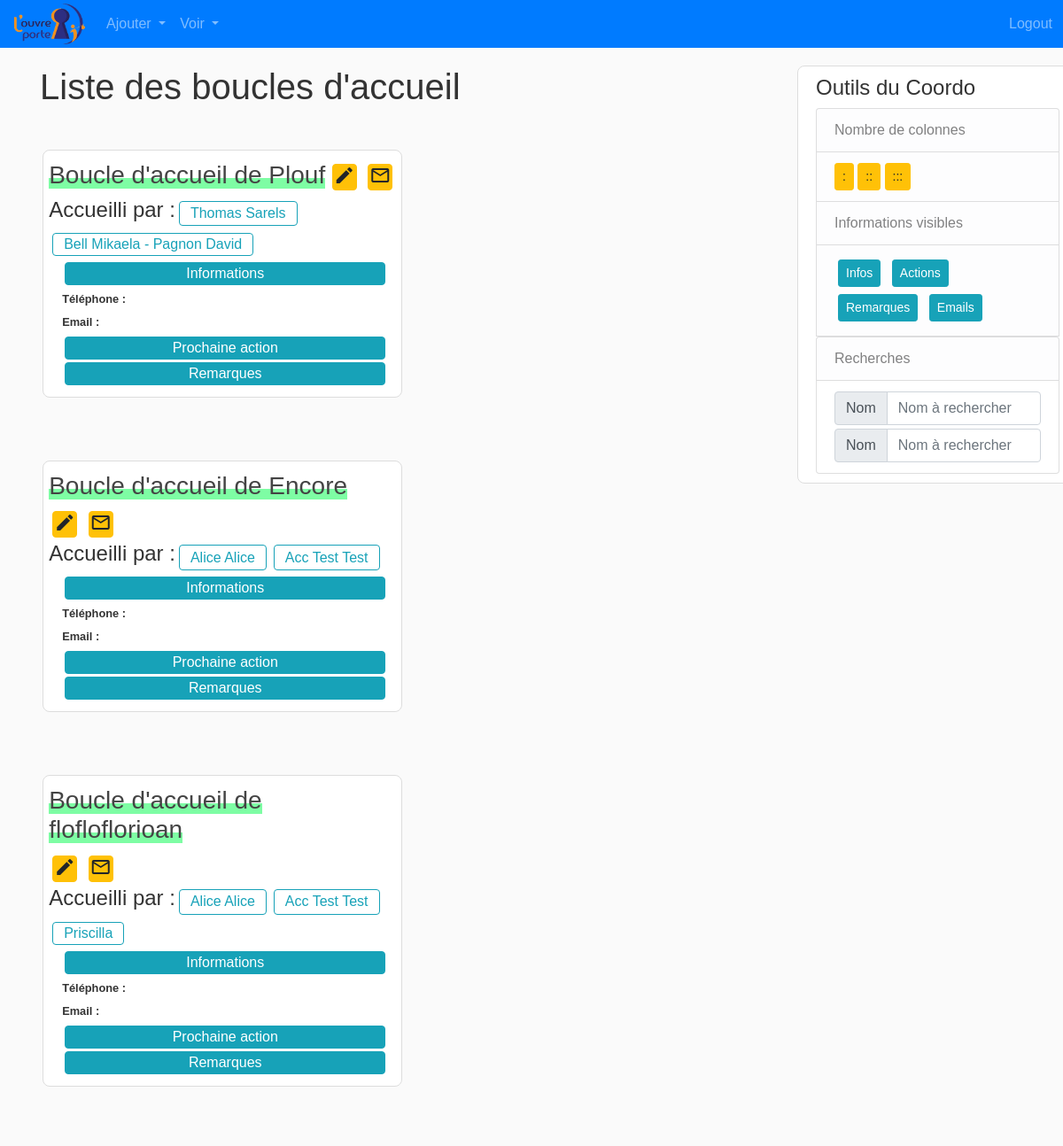
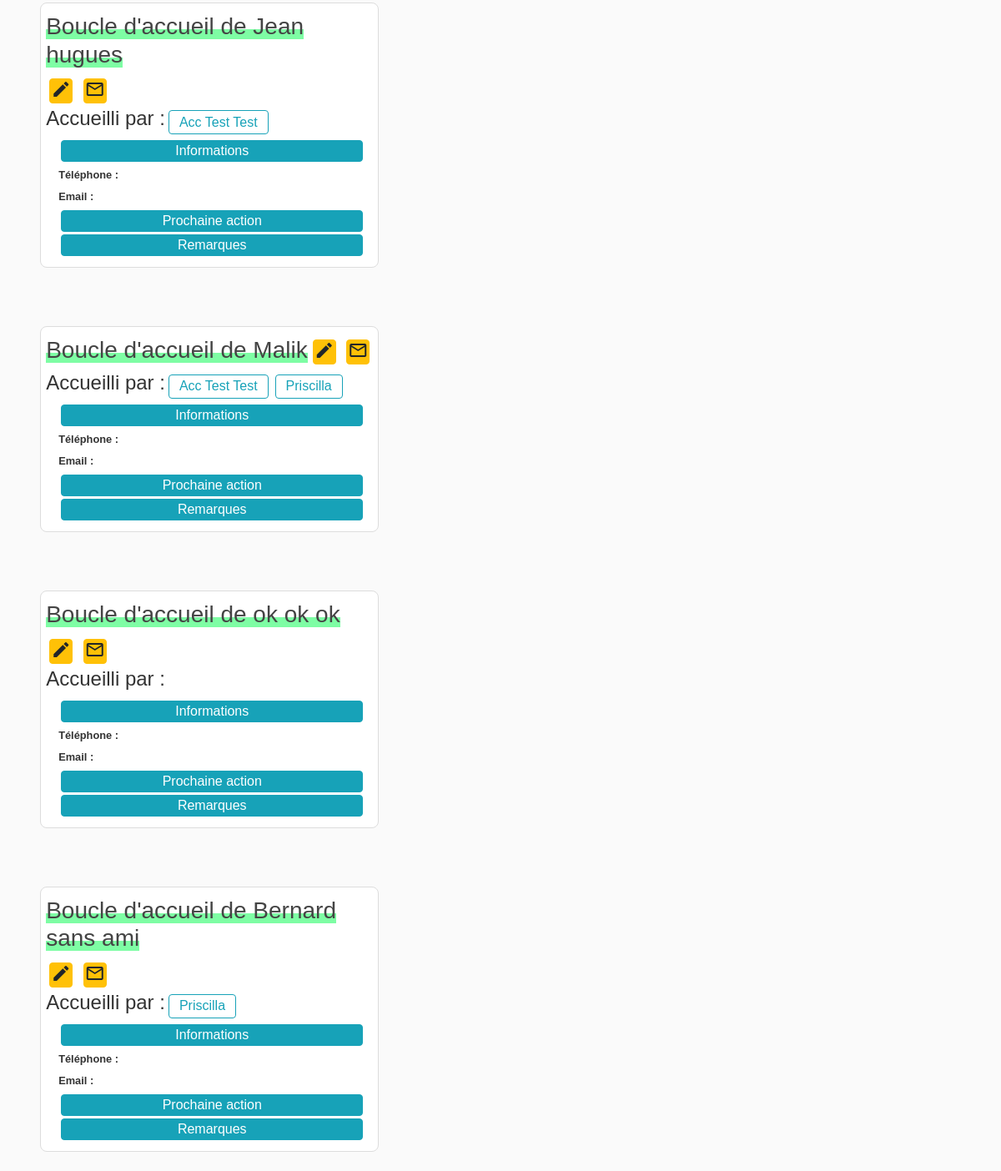
The app's page /liste_boucles (signed in), older data (2 pictures, top to bottom).
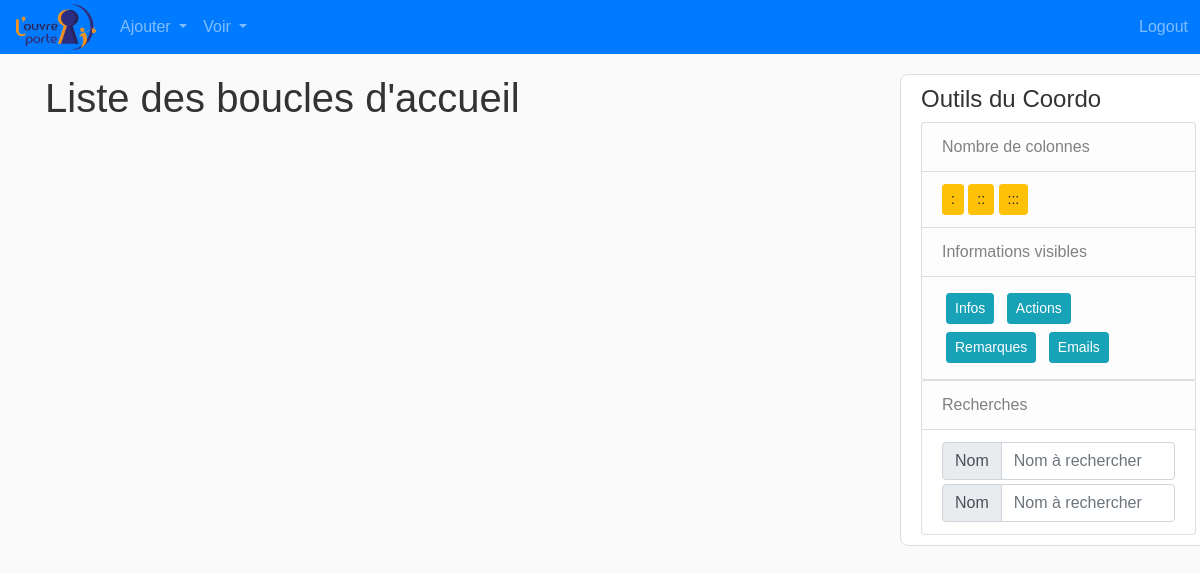
The same page, newer data.
### flask_app/models.py (models this page shows, shortened)
class Accueilli(db.Model):
    __tablename__ = 'accueillis'
    id = db.Column(db.Integer, primary_key=True)
    nom = db.Column(db.String(120), unique=True, nullable=False)
    email = db.Column(db.String(120), unique=False, nullable=True)
    tel = db.Column(db.String(120), unique=False, nullable=True)
    remarques = db.Column(db.Text, unique=False, nullable=True)

class Accueillant(db.Model):
    __tablename__ = 'accueillants'
    id = db.Column(db.Integer, primary_key=True)
    disponibilite = db.Column(db.String(120), unique=False, nullable=True)
    nom = db.Column(db.String(120), unique=True, nullable=False)
    tel = db.Column(db.String(120), unique=False, nullable=True)
    adresse = db.Column(db.String(120), unique=False, nullable=True)
    email = db.Column(db.String(120), unique=False, nullable=True)
    next_action = db.Column(db.Text, unique=False, nullable=True)
    remarques = db.Column(db.Text, unique=False, nullable=True)
    accueillis = db.relationship("Accueilli",
                                 secondary='accueils',
                                 backref=db.backref('accueillants'))

### flask_app/boucles_accueil/routes.py (the view)
@boucles_accueil.route('/liste_boucles')
@login_required
def liste_boucles():
    accueillis = Accueilli.query.all()
    liste_accueillants = Accueillant.query.all()
    return render_template('liste_boucles.html', accueillis=accueillis,
                           accueillants=liste_accueillants)

### flask_app/models.py (called while the page is built)
@login_manager.user_loader
def load_coordinateur(coordo_id):
    return Coordinateur.query.get(int(coordo_id))

### flask_app/templates/liste_boucles.html (shortened to what this page needs)
{% extends "layout_logged_in.html" %}
{% block content %}
<h1>Liste des boucles d'accueil</h1>
{% for acc in accueillis %}
<div class='mt-4'>
    <div id="{{ acc.id }}" class="wrapper col-md-12 col-lg-6">
        <article class="media-custom content-section ">
            <div class="media-body">
                <div class="en-tete row">
                    <h3 class="article-title "> <span class="title-custom"> Boucle d'accueil de {{ acc.nom }} </span>
                    </h3>
                    <div class="">
                        <a href="{{ url_for('boucles_accueil.update_accueilli', acc_id=acc.id) }}"
                            class="btn btn-warning btn-custom m-1 py-0" role="button" style="font-size: 0.5em;"
                            aria-pressed="true">
                            <i class="material-icons orange600">edit</i>
                        </a>
                        <a href="{{ url_for('boucles_accueil.email_accueilli', acc_id=acc.id) }}"
                            class="btn btn-warning btn-custom m-1 py-0" role="button" style="font-size: 0.5em;"
                            aria-pressed="true">
                            <i class="material-icons orange600 md-18">mail_outline</i>
                        </a>
                    </div>
                </div>
                <div class="row">
                    <h4>Accueilli par : </h4>
                    {% for a in acc.accueillants %}
                    <button type="button" class="btn btn-outline-info btn-xs m-1 py-0">{{ a.nom }}</button>
                    {% endfor%}
                </div>
                <div class="infos_accueillants">
                    <button type="button" class="btn btn-info btn-block btn-collapse-custom" data-toggle="collapse"
                        data-target="#info-{{acc.id}}">Informations</button>
                    <div id="info-{{acc.id}}" class="collapse show">
                        <div class="row">
                            <p class="p-custom col-lg-12"><small> <b>Téléphone :</b> {{ acc.tel }}</small></p>
                            <p class="p-custom col-lg-12"><small> <b>Email :</b> {{ acc.email }}</small></p>
                        </div>
                    </div>
                </div>
                <div class="infos_actions">
                    <button type="button" class="btn btn-info btn-block btn-collapse-custom" data-toggle="collapse"
                        data-target="#action-{{acc.id}}">Prochaine action</button>
                </div>
                <div class="infos_remarques">
                    <button type="button" class="btn btn-info btn-block btn-collapse-custom" data-toggle="collapse"
                        data-target="#remarque-{{acc.id}}">Remarques</button>
                </div>
        </article>
    </div>
</div>
{% endfor %}
{% endblock content %}

Row changes from the older to the newer data that the page shows:
removed Accueilli: nom "Plouf"
no longer on this page (row edited): Accueillant: nom "Thomas Sarels", shown under "Plouf"
no longer on this page (row edited): Accueillant: nom "Bell Mikaela - Pagnon David", shown under "Plouf"
removed Accueilli: nom "Encore"
removed Accueillant: nom "Alice Alice"
removed Accueillant: nom "Acc Test Test"
removed Accueilli: nom "flofloflorioan"
removed Accueillant: nom "Priscilla"
removed Accueilli: nom "Jean hugues"
removed Accueilli: nom "Malik"
removed Accueilli: nom "ok ok ok"
removed Accueilli: nom "Bernard sans ami"
